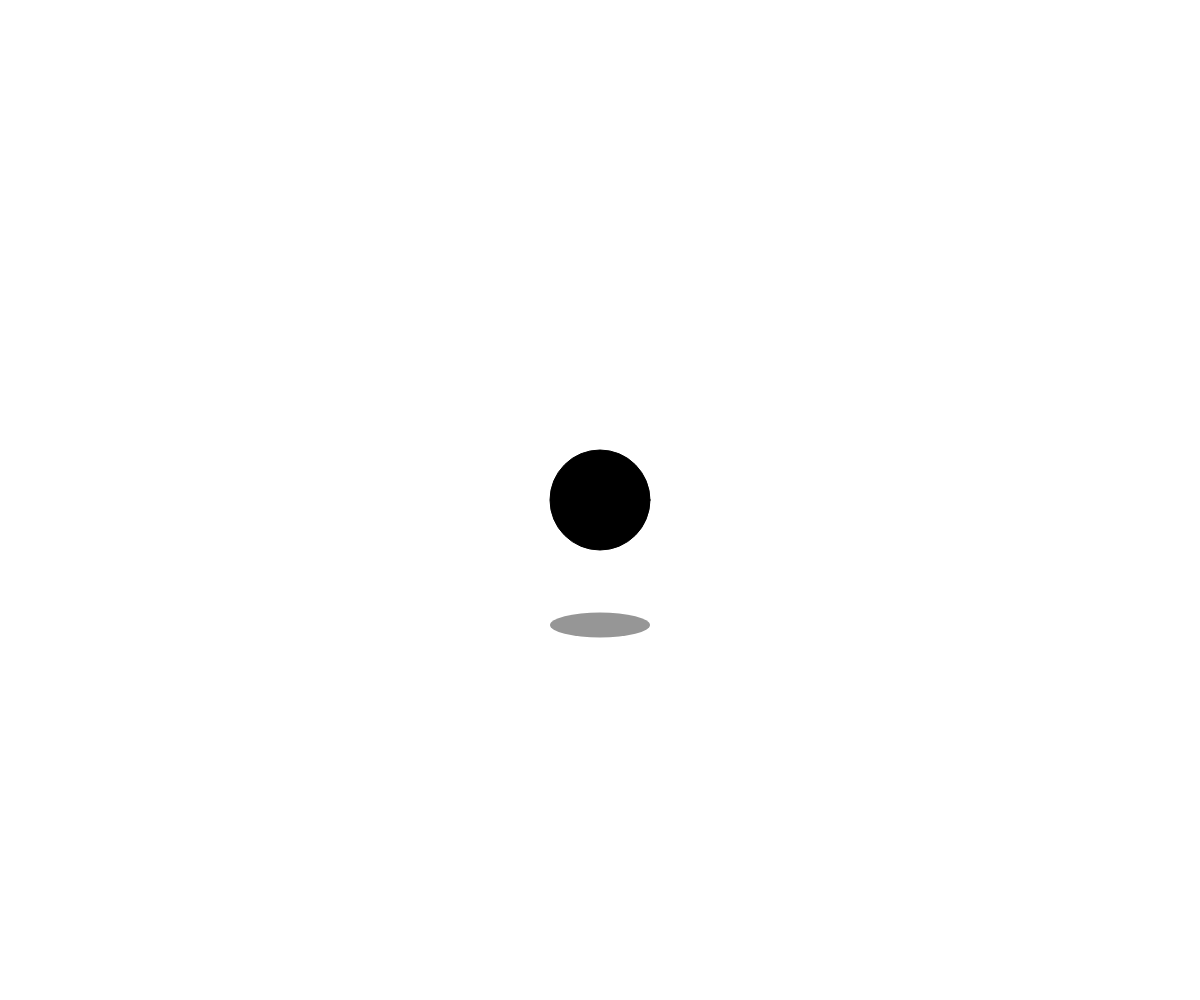
Frame 1 (no input)
Frame 60 (no input): identical to frame 1, image omitted
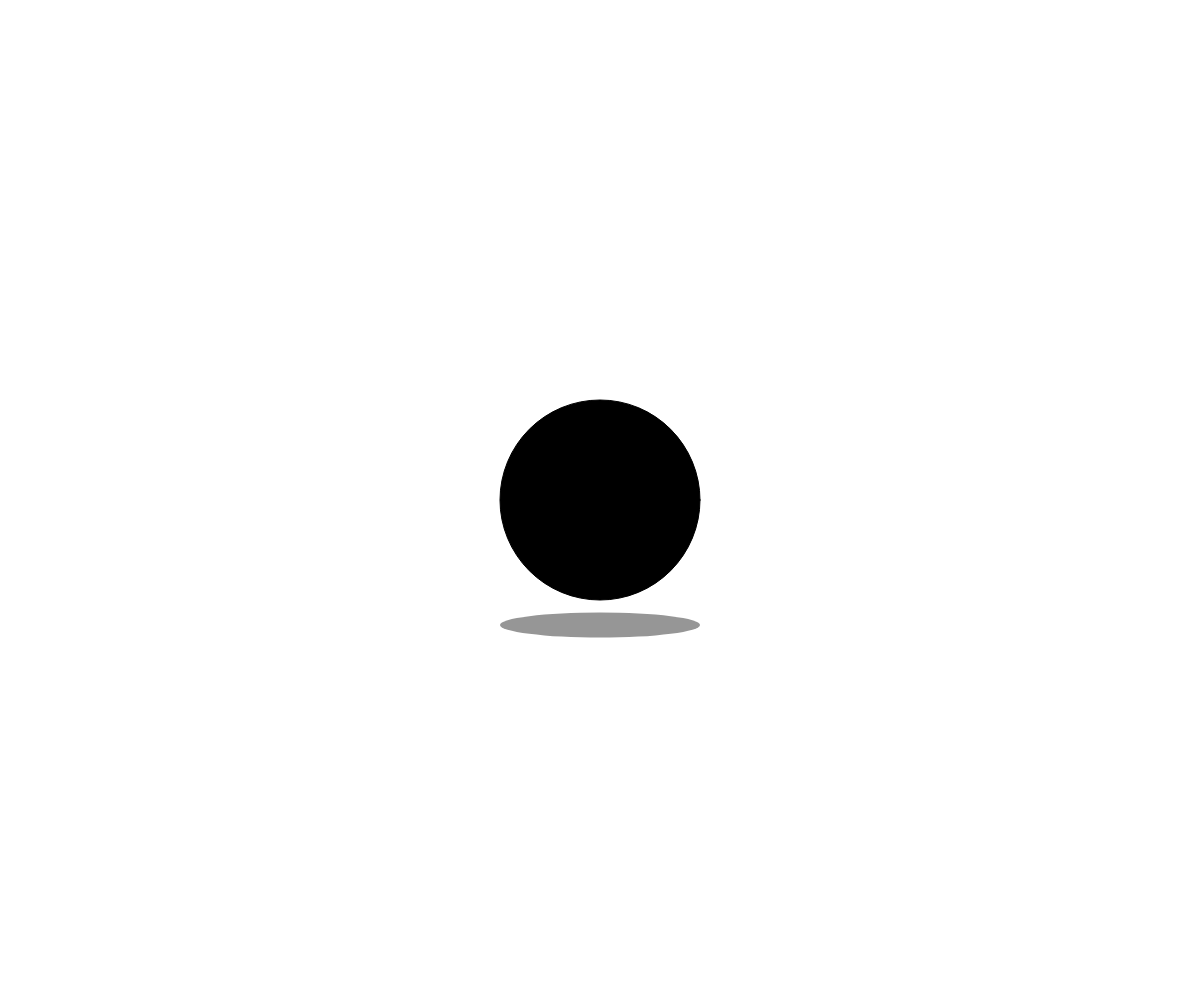
Frame 120 (the mouse pressed at the canvas centre since frame 60)

The p5.js sketch that drew these frames (run headless with seeded random() and noise() and a simulated clock; from frame 60 on, the mouse is pressed at the canvas centre):

// p5.js sketch
// ── sketch.js
let dia = 100;
let distance; 
function setup(){
    createCanvas(windowWidth, windowHeight);
    // cnv.parent("canvasContainer");
}

function draw(){
    background(255, 255, 255);
    let distance = dist(mouseX, mouseY, width/2, height/2);
  
    push();
    translate(width/2, height/2);
  
    if (distance < 50) {
      dia = map(distance, 0, 50, 200, 150);
    }
  
  
    fill(0);
    ellipse(0, 0, dia, dia);
    fill(150);
    noStroke();
    ellipse(0, 125, dia, 25);


    pop();
}
